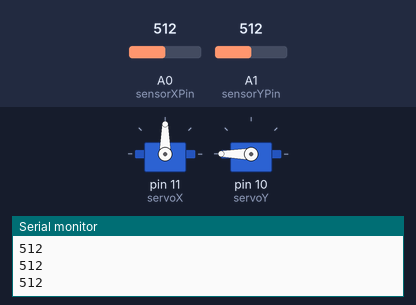
The sketch below on a simulated Arduino Uno, built with avr-gcc and run on an emulated ATmega328P. On the bench: 2 × servo, the last lines printed to the serial monitor. The test bench sets the inputs (shaded band); at power-on: A1 (sensorYPin) = 512, A0 (sensorXPin) = 512.

Above: at 1.2 s.
1.3 s: A1 (sensorYPin) set to 571
2.8 s: A1 (sensorYPin) set to 595
At 5.5 s:
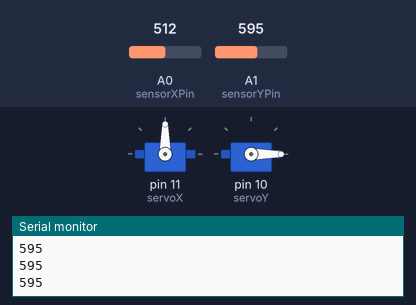
5.8 s: A0 (sensorXPin) set to 537
At 7.0 s:
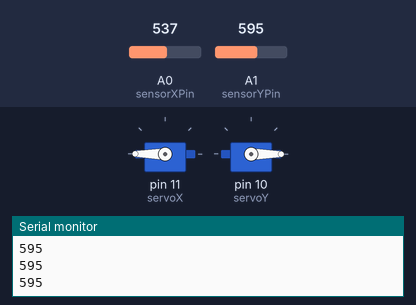
8.2 s: A0 (sensorXPin) set to 486
9.7 s: A0 (sensorXPin) set to 468
At 12.4 s:
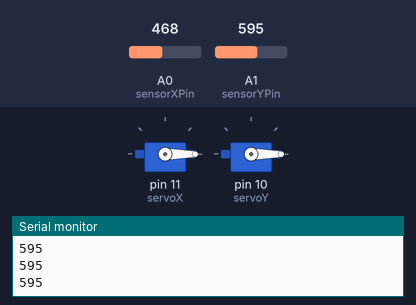
12.7 s: A1 (sensorYPin) set to 511
At 15.1 s:
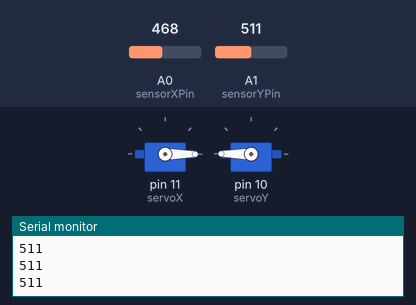
Timing chart, 0 to 16.6 s (numbered marks = the images above; inputs shaded):
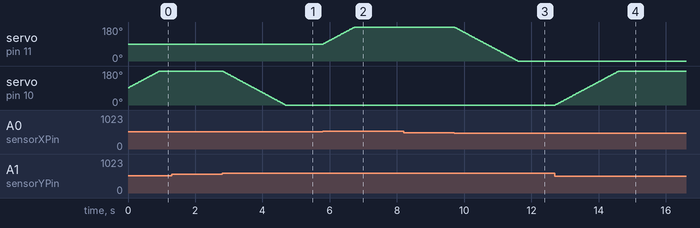

The sketch:

balancingPlatform.ino
```cpp
#include <Servo.h> //This just imports the Servo library


/**
 *  @param int value the input value
 *  @param int minValue the minimum limit
 *  @param int maxValue the maximum limit
 *
 *  @return the new constrained value
 */
int constrainCheck(int value, int minValue, int maxValue) {
  if(value > maxValue) {
    value = maxValue;
  } else if (value < minValue) {
    value = minValue;
  }
  return value;
}

  //Define gyro pins

  #define sensorXPin A0 //Analog pin 0
  #define sensorYPin A1 //Analog pin 1

  //Set sensor defaults

  int sensorValX = 500; //These two variables will be used for the gyro
  int sensorValY = 500;

  //define variables

  int minAcceptableThresholdX = 480;
  int maxAcceptableThresholdX = 520;
  int minAcceptableThresholdY = 480;
  int maxAcceptableThresholdY = 520;

  int xStepAmmount = 1;
  int yStepAmmount = 1;
  int stepDelay = 10;

  //Create the 'Servo' objects

  Servo servoX;
  Servo servoY;

void setup() {

  Serial.begin(9600); //for debugging

  servoX.attach(11); //digital 11
  servoY.attach(10); //digital 10

  //Sensor zeros on startup

  int xGyroZero = 500;
  int yGyroZero = 560;

  //Set thresholds

  minAcceptableThresholdX = (xGyroZero - 20);
  maxAcceptableThresholdX = (xGyroZero + 20);
  minAcceptableThresholdY = (yGyroZero - 20);
  maxAcceptableThresholdY = (yGyroZero + 20);

  //Set default gyro sensor values

  sensorValX = xGyroZero;
  sensorValX = xGyroZero;

}

void loop() {

  //update the sensor variables

  sensorValY = analogRead(A1);
  sensorValX = analogRead(A0);

  //Adjust servo position based on

  //X

  if(sensorValX > maxAcceptableThresholdX) {

    servoX.write(constrainCheck(servoX.read() + xStepAmmount, 0, 180));

  }else if(sensorValX < minAcceptableThresholdX) {

    servoX.write(constrainCheck(servoX.read() - xStepAmmount, 0, 180));

  }

  //Y

  if(sensorValY > maxAcceptableThresholdY) {

    servoY.write(constrainCheck(servoY.read() - yStepAmmount, 0, 180));

  }else if(sensorValY < minAcceptableThresholdY) {

    servoY.write(constrainCheck(servoY.read() + yStepAmmount, 0, 180));

  }

  //Delay

  delay(stepDelay);

  Serial.println(sensorValY);

}
```

Measured:
- the behaviour switches between 580 and 581 on A1 (sensorYPin) (found by bisection; images 0 and 1)
- the behaviour switches between 520 and 521 on A0 (sensorXPin) (found by bisection; images 1 and 2)
- the behaviour switches between 480 and 479 on A0 (sensorXPin) (found by bisection; images 2 and 3)
- after the input at 2.8 s, servo on pin 10 (servoY): moves from 180° to 0° over 1.9 s, starting at once
- after the input at 5.8 s, servo on pin 11 (servoX): moves from 90° to 180° over 0.94 s, starting at once
- after the input at 9.7 s, servo on pin 11 (servoX): moves from 180° to 0° over 1.9 s, starting at once
- after the input at 12.7 s, servo on pin 10 (servoY): moves from 0° to 180° over 1.9 s, starting at once
